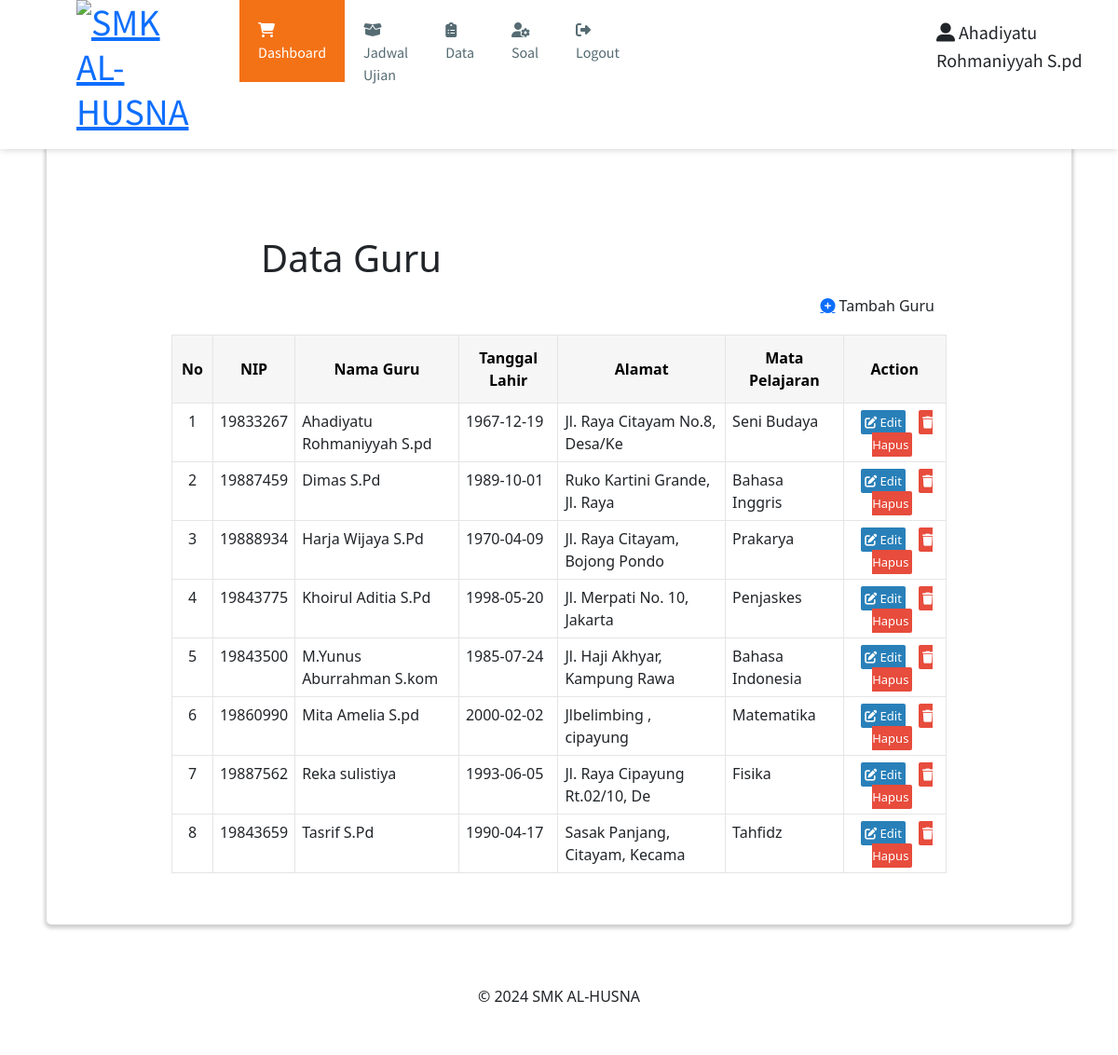
/dataGuru.php (signed in), run on the app's committed database.
### tables this page shows
CREATE TABLE `mapel` (
  `id_mapel` varchar(20) NOT NULL,
  `mapel` varchar(30) NOT NULL,
  `id_guru` varchar(20) NOT NULL
);

CREATE TABLE `guru` (
  `nip` varchar(10) NOT NULL,
  `guru` varchar(30) NOT NULL,
  `tanggal_lahir` date NOT NULL,
  `alamat` varchar(30) NOT NULL,
  `id_user` varchar(10) NOT NULL
);

### dataGuru.php (the view, shortened to what this page needs)
<?php include "header.php"; ?>
<main>
	<div>
		<?php include "headerdata.php"; ?>
		<div>
			<h1 style="margin-left: 200px; margin-top: 100px;">Data Guru</h1>
		</div>
	</div>
	<div class="content-produk">
		<button class="btn btn-tambahkan-produk" id="btn-tambahkan-produk" data-bs-toggle="modal" data-bs-target="#addGuru"><a class="fas fa-plus-circle"></a> Tambah Guru</i></button>
		<div style="height: 50px;"></div>
		<table class="table-produk">
			<tr>
				<th class="text-center align-middle">No</th>
				<th class="text-center align-middle">NIP</th>
				<th class="text-center align-middle">Nama Guru</th>
				<th class="text-center align-middle">Tanggal Lahir</th>
				<th class="text-center align-middle">Alamat</th>
				<th class="text-center align-middle">Mata Pelajaran</th>
				<th class="text-center align-middle" colspan="2">Action</th>
			</tr>
			<?php
			$ambildata = mysqli_query($mysqli, "SELECT * FROM guru left join mapel on mapel.id_guru=guru.nip group by nip order by guru asc;");
			$i = 1;
			while ($data = mysqli_fetch_array($ambildata)) {
			?>
				<tr>
					<td style="text-align: center;"><?= $i; ?></td>
					<td><?= $data["nip"]; ?></td>
					<td><?= $data["guru"]; ?></td>
					<td><?= $data['tanggal_lahir']; ?></td>
					<td><?= $data['alamat']; ?></td>
					<td><?= $data['mapel']; ?></td>
					<td style="text-align: center;">
						<a href="#" class="action-edit" data-bs-toggle="modal" data-bs-target="#edit<?= $data['nip']; ?>"><i class="fas fa-edit"></i> Edit</a>
						<a href="#" class="action-hapus" data-bs-toggle="modal" data-bs-target="#delete<?= $data['nip']; ?>"><i class="fas fa-trash"></i> Hapus</a>
					</td>
				</tr>
			<?php
				$i++;
			}
			?>
		</table>
	</div>
</main>
<?php include "footer.php"; ?>

### assets/styles/style.css (style rules this page uses)
body { font-family: 'Lato', sans-serif; color: #585858; background: #E7EFF2; }
main { background: white; box-shadow: 0 2px 4px 2px rgba(0, 0, 0, 0.2); border-radius: 5px; padding: 30px; margin: 85px 50px 30px; }
.btn { cursor: pointer; border: 1.5px solid #F47216; padding: 10px; border-radius: 5px; transition: 0.5s; font-weight: 600; text-decoration: none; }
.btn-tambahkan-produk, .btn-tambahkan-transaksi { background-color: #F47216; color: white; float: right; }
.table-produk, .table-laporan { margin: auto; margin-bottom: 25px; width: 100%; }
.table-produk td, .table-laporan td { border: 1.5px solid #E5E5E5; padding: 7px; }
.table-produk th, .table-laporan th { color: #000; background-color: #F6F6F6; border: 1.5px solid #E5E5E5; padding: 12px 10px; font-weight: 600; text-decoration: none; }
.content-produk, .content-laporan { width: 80%; margin: auto; }
.action-hapus, .action-edit, .action-detail { text-decoration: none; color: white; padding: 4px; margin: 5px; font-size: 13px; border-radius: 2px; }
.action-hapus { background-color: #e74c3c; }
.action-edit, .action-detail { background-color: #2980b9; }

### data on the page
mapel: id_guru.nip "19833267", id_guru.guru "Ahadiyatu Rohmaniyyah S.pd", id_guru.tanggal_lahir "1967-12-19", id_guru.alamat "Jl. Raya Citayam No.8, Desa/Ke", mapel "Seni Budaya"
mapel: id_guru.nip "19887459", id_guru.guru "Dimas S.Pd", id_guru.tanggal_lahir "1989-10-01", id_guru.alamat "Ruko Kartini Grande, Jl. Raya", mapel "Bahasa Inggris"
mapel: id_guru.nip "19888934", id_guru.guru "Harja Wijaya S.Pd", id_guru.tanggal_lahir "1970-04-09", id_guru.alamat "Jl. Raya Citayam, Bojong Pondo", mapel "Prakarya"
mapel: id_guru.nip "19843775", id_guru.guru "Khoirul Aditia S.Pd", id_guru.tanggal_lahir "1998-05-20", id_guru.alamat "Jl. Merpati No. 10, Jakarta", mapel "Penjaskes"
mapel: id_guru.nip "19843500", id_guru.guru "M.Yunus Aburrahman S.kom", id_guru.tanggal_lahir "1985-07-24", id_guru.alamat "Jl. Haji Akhyar, Kampung Rawa", mapel "Bahasa Indonesia"
mapel: id_guru.nip "19860990", id_guru.guru "Mita Amelia S.pd", id_guru.tanggal_lahir "2000-02-02", id_guru.alamat "Jlbelimbing , cipayung", mapel "Matematika"
mapel: id_guru.nip "19887562", id_guru.guru "Reka sulistiya", id_guru.tanggal_lahir "1993-06-05", id_guru.alamat "Jl. Raya Cipayung Rt.02/10, De", mapel "Fisika"
mapel: id_guru.nip "19843659", id_guru.guru "Tasrif S.Pd", id_guru.tanggal_lahir "1990-04-17", id_guru.alamat "Sasak Panjang, Citayam, Kecama", mapel "Tahfidz"

### other printed values
$_SESSION['fullname'] "Ahadiyatu Rohmaniyyah S.pd"
